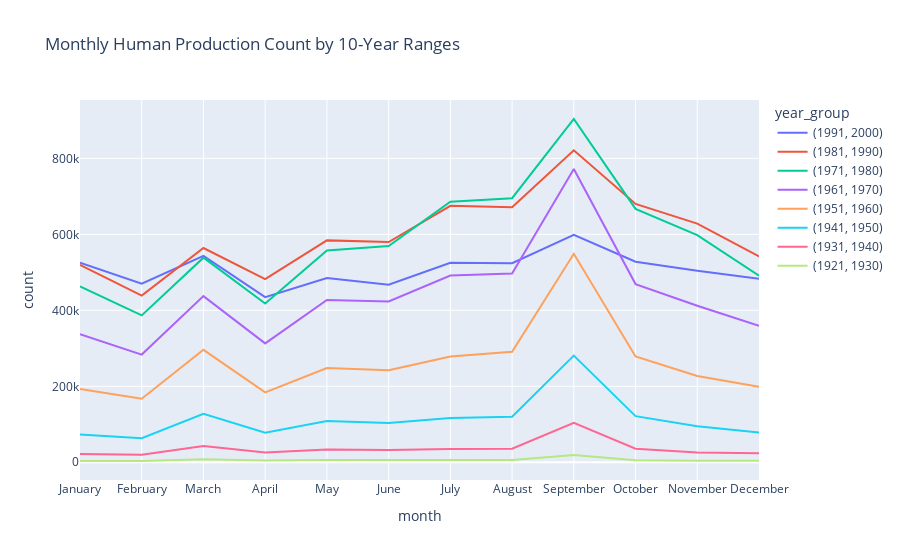

Source (notebook cell):
### Code cell
fig = px.line(month_year_group, x='month', y='count', color='year_group',
              title='Monthly Human Production Count by 10-Year Ranges')
fig

### Figure 1 — Plotly figure (JSON) as saved in the notebook; plotly's stock layout.template omitted (floating-point values rounded to 4 significant figures)
{"data": [{"hovertemplate": "year_group=(1991, 2000)<br>month=%{x}<br>count=%{y}<extra></extra>", "legendgroup": "(1991, 2000)", "line": {"color": "#636efa", "dash": "solid"}, "marker": {"symbol": "circle"}, "mode": "lines", "name": "(1991, 2000)", "orientation": "v", "showlegend": true, "type": "scatter", "x": ["January", "February", "March", "April", "May", "June", "July", "August", "September", "October", "November", "December"], "xaxis": "x", "y": [525416, 470267, 543223, 434583, 484832, 467612, 525216, 524002, 598743, 528113, 504131, 482790], "yaxis": "y"}, {"hovertemplate": "year_group=(1981, 1990)<br>month=%{x}<br>count=%{y}<extra></extra>", "legendgroup": "(1981, 1990)", "line": {"color": "#EF553B", "dash": "solid"}, "marker": {"symbol": "circle"}, "mode": "lines", "name": "(1981, 1990)", "orientation": "v", "showlegend": true, "type": "scatter", "x": ["January", "February", "March", "April", "May", "June", "July", "August", "September", "October", "November", "December"], "xaxis": "x", "y": [519867, 438602, 563977, 482122, 584128, 579583, 675159, 671300, 821429, 679993, 628391, 541774], "yaxis": "y"}, {"hovertemplate": "year_group=(1971, 1980)<br>month=%{x}<br>count=%{y}<extra></extra>", "legendgroup": "(1971, 1980)", "line": {"color": "#00cc96", "dash": "solid"}, "marker": {"symbol": "circle"}, "mode": "lines", "name": "(1971, 1980)", "orientation": "v", "showlegend": true, "type": "scatter", "x": ["January", "February", "March", "April", "May", "June", "July", "August", "September", "October", "November", "December"], "xaxis": "x", "y": [462956, 386688, 538657, 417745, 557766, 569219, 685754, 695259, 903627, 666870, 598082, 491155], "yaxis": "y"}, {"hovertemplate": "year_group=(1961, 1970)<br>month=%{x}<br>count=%{y}<extra></extra>", "legendgroup": "(1961, 1970)", "line": {"color": "#ab63fa", "dash": "solid"}, "marker": {"symbol": "circle"}, "mode": "lines", "name": "(1961, 1970)", "orientation": "v", "showlegend": true, "type": "scatter", "x": ["January", "February", "March", "April", "May", "June", "July", "August", "September", "October", "November", "December"], "xaxis": "x", "y": [337319, 283513, 437410, 312985, 427178, 423545, 491762, 496994, 772180, 469113, 412072, 358986], "yaxis": "y"}, {"hovertemplate": "year_group=(1951, 1960)<br>month=%{x}<br>count=%{y}<extra></extra>", "legendgroup": "(1951, 1960)", "line": {"color": "#FFA15A", "dash": "solid"}, "marker": {"symbol": "circle"}, "mode": "lines", "name": "(1951, 1960)", "orientation": "v", "showlegend": true, "type": "scatter", "x": ["January", "February", "March", "April", "May", "June", "July", "August", "September", "October", "November", "December"], "xaxis": "x", "y": [192859, 167209, 296023, 183912, 248043, 242306, 278707, 290723, 548809, 278424, 227045, 198565], "yaxis": "y"}, {"hovertemplate": "year_group=(1941, 1950)<br>month=%{x}<br>count=%{y}<extra></extra>", "legendgroup": "(1941, 1950)", "line": {"color": "#19d3f3", "dash": "solid"}, "marker": {"symbol": "circle"}, "mode": "lines", "name": "(1941, 1950)", "orientation": "v", "showlegend": true, "type": "scatter", "x": ["January", "February", "March", "April", "May", "June", "July", "August", "September", "October", "November", "December"], "xaxis": "x", "y": [73409, 63351, 127561, 77990, 108621, 103626, 116627, 119912, 280795, 121505, 94809, 78586], "yaxis": "y"}, {"hovertemplate": "year_group=(1931, 1940)<br>month=%{x}<br>count=%{y}<extra></extra>", "legendgroup": "(1931, 1940)", "line": {"color": "#FF6692", "dash": "solid"}, "marker": {"symbol": "circle"}, "mode": "lines", "name": "(1931, 1940)", "orientation": "v", "showlegend": true, "type": "scatter", "x": ["January", "February", "March", "April", "May", "June", "July", "August", "September", "October", "November", "December"], "xaxis": "x", "y": [21824, 19738, 42668, 25544, 33822, 32553, 34804, 35878, 103752, 35747, 25866, 23696], "yaxis": "y"}, {"hovertemplate": "year_group=(1921, 1930)<br>month=%{x}<br>count=%{y}<extra></extra>", "legendgroup": "(1921, 1930)", "line": {"color": "#B6E880", "dash": "solid"}, "marker": {"symbol": "circle"}, "mode": "lines", "name": "(1921, 1930)", "orientation": "v", "showlegend": true, "type": "scatter", "x": ["January", "February", "March", "April", "May", "June", "July", "August", "September", "October", "November", "December"], "xaxis": "x", "y": [3391, 3499, 8098, 4616, 5856, 5253, 5396, 5840, 19301, 5584, 3929, 3901], "yaxis": "y"}], "layout": {"legend": {"title": {"text": "year_group"}, "tracegroupgap": 0}, "title": {"text": "Monthly Human Production Count by 10-Year Ranges"}, "xaxis": {"anchor": "y", "domain": [0, 1], "title": {"text": "month"}}, "yaxis": {"anchor": "x", "domain": [0, 1], "title": {"text": "count"}}}}
